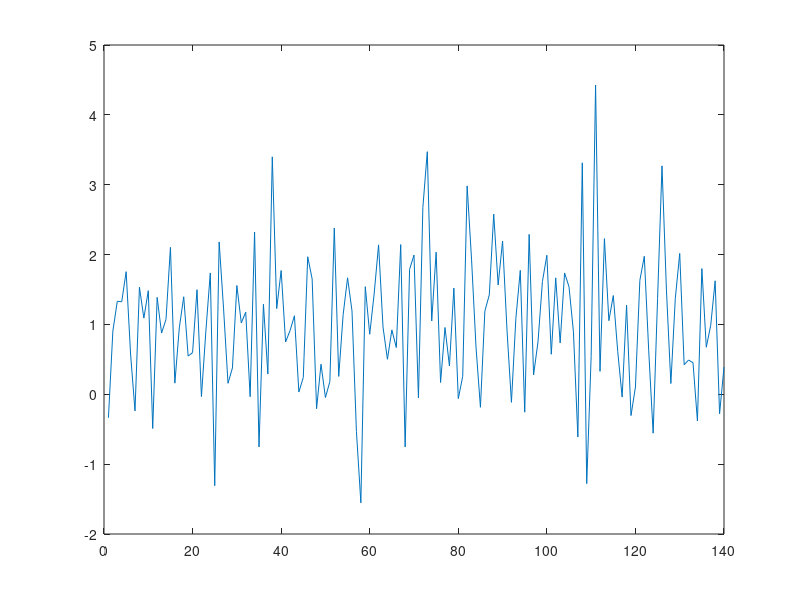

Write the MATLAB code that produced this figure.

clear all; close all; clc;

r = normrnd(1,3,[1 100]);
plot(r)


r = normrnd(1,1,[1 140]);
plot(r)


% prova

% aggiunta da github.com
